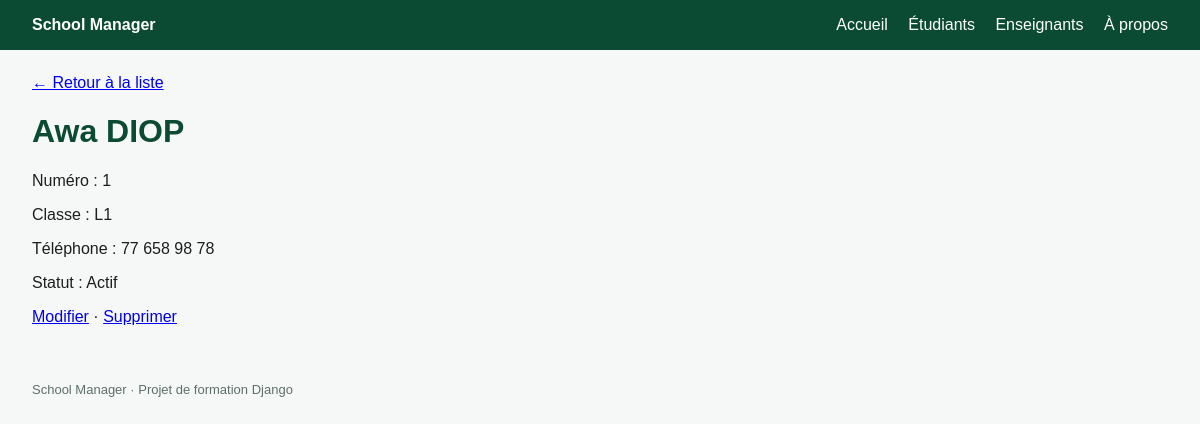
The app's page /students/1/ with its own data.
### students/models.py (models this page shows, shortened)
class Student(models.Model):
    first_name = models.CharField("prénom", max_length=100)
    last_name = models.CharField("nom", max_length=100)
    email = models.EmailField("email", unique=True)
    phone = models.CharField("téléphone", max_length=20, blank=True)
    classe = models.CharField("classe", max_length=10)
    active = models.BooleanField("actif", default=True)
    birth_date = models.DateField("date de naissance", null=True, blank=True)
    created_at = models.DateTimeField("inscrit le", auto_now_add=True)
    class Meta:
        ordering = ["last_name", "first_name"]

### students/views.py (the view)
# urls.py: path("<int:id>/", views.student_detail, name="detail"),
def student_detail(request, id):
    student = get_object_or_404(Student, id=id)
    context = {"student": student}
    return render(request, "students/student_detail.html", context)

### students/templates/students/student_detail.html (shortened to what this page needs)
{% extends "base.html" %}
{% block content %}
    <a href="{% url 'students:list' %}">← Retour à la liste</a>
    <h1>{{ student.first_name }} {{ student.last_name|upper }}</h1>
    <p>Numéro : {{ student.id }}</p>
    <p>Classe : {{ student.classe }}</p>
    <p>Téléphone : {{ student.phone|default:"Non renseigné" }}</p>
    <p>Statut : {% if student.active %}Actif{% else %}Inactif{% endif %}</p>
    <p>
    <a href="{% url 'students:update' student.id %}">Modifier</a>
    ·
    <a href="{% url 'students:delete' student.id %}">Supprimer</a>
    </p>
{% endblock %}

### students/static/students/style.css (style rules this page uses)
body { font-family: Arial, sans-serif; margin: 0; background: #f5f8f6; color: #1b1f1d; }
h1 { color: #0c4b33; }

### records on screen
Student: first_name "Awa", last_name "DIOP", id "1", classe "L1", phone "77 658 98 78"
